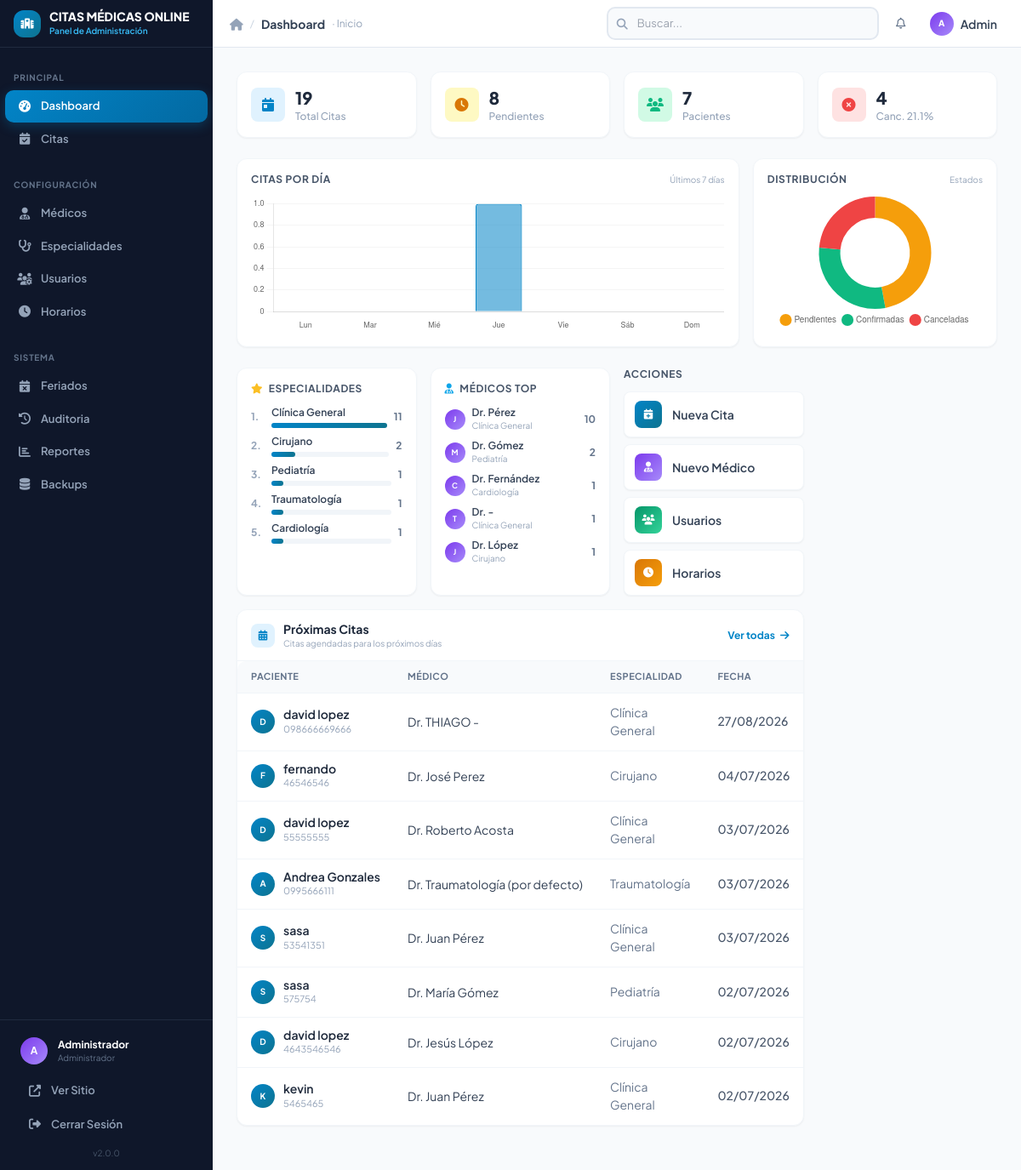
/admin/dashboard (signed in), run on the app's committed database.
### tables this page shows
CREATE TABLE IF NOT EXISTS `citas` (
  `id` int NOT NULL AUTO_INCREMENT,
  `nombre_paciente` varchar(150) NOT NULL,
  `telefono` varchar(30) DEFAULT NULL,
  `email` varchar(150) DEFAULT NULL,
  `motivo` text,
  `token_cancelacion` varchar(64) DEFAULT NULL,
  `notas_medico` text,
  `fecha` date NOT NULL,
  `hora` time NOT NULL,
  `medico_id` int NOT NULL,
  `especialidad_id` int DEFAULT NULL,
  `estado_id` int NOT NULL DEFAULT '1',
  `creado_en` timestamp NOT NULL DEFAULT CURRENT_TIMESTAMP,
  PRIMARY KEY (`id`),
  UNIQUE KEY `token_cancelacion` (`token_cancelacion`),
  KEY `fk_citas_medicos` (`medico_id`),
  KEY `fk_citas_estados` (`estado_id`),
  KEY `fk_citas_especialidades` (`especialidad_id`)
);

CREATE TABLE IF NOT EXISTS `medicos` (
  `id` int NOT NULL AUTO_INCREMENT,
  `nombre` varchar(100) NOT NULL,
  `apellido` varchar(100) NOT NULL,
  `email` varchar(150) DEFAULT NULL,
  `telefono` varchar(30) DEFAULT NULL,
  `especialidad_id` int NOT NULL,
  `matricula` varchar(50) DEFAULT NULL,
  `descripcion` text,
  `disponible` tinyint(1) NOT NULL DEFAULT '1',
  `activo` tinyint(1) NOT NULL DEFAULT '1',
  `usuario_id` int DEFAULT NULL,
  `creado_en` timestamp NOT NULL DEFAULT CURRENT_TIMESTAMP,
  PRIMARY KEY (`id`),
  KEY `fk_medicos_especialidades` (`especialidad_id`),
  KEY `fk_medicos_usuarios` (`usuario_id`)
);

CREATE TABLE IF NOT EXISTS `especialidades` (
  `id` int NOT NULL AUTO_INCREMENT,
  `nombre` varchar(120) NOT NULL,
  `icono` varchar(50) NOT NULL DEFAULT 'fa-stethoscope',
  `descripcion` text,
  `activo` tinyint(1) NOT NULL DEFAULT '1',
  `creado_en` timestamp NOT NULL DEFAULT CURRENT_TIMESTAMP,
  PRIMARY KEY (`id`)
);

### views/admin/dashboard.php (the view, shortened to what the rows shown need)
<?php
require_once __DIR__ . '/../layouts/header_admin.php'; ?>
<div class="grid grid-cols-1 md:grid-cols-4 gap-4 mb-6">
  <div class="md:col-span-3 bg-white rounded-xl border border-slate-100 shadow-sm overflow-hidden fade-up" style="animation-delay:0.05s">
    <div class="flex items-center justify-between px-4 py-3 border-b border-slate-100">
      <div class="flex items-center gap-2.5">
        <div>
          <h2 class="text-sm font-bold text-slate-800">Próximas Citas</h2>
        </div>
      </div>
    </div>
    <div class="overflow-x-auto">
      <table class="w-full data-table resp-table">
        <thead>
          <tr>
            <th>Paciente</th>
            <th>Médico</th>
            <th>Especialidad</th>
            <th>Fecha</th>
          </tr>
        </thead>
        <tbody>
          <?php if (empty($recientes)): ?>
          <tr>
            <td colspan="6" class="text-center py-10">
              <div class="text-slate-300 text-3xl mb-2"><i class="fas fa-calendar-times"></i></div>
              <p class="text-sm font-semibold text-slate-500">Sin citas próximas</p>
              <p class="text-xs text-slate-400 mt-0.5">No hay citas agendadas para los próximos días</p>
            </td>
          </tr>
          <?php else: foreach ($recientes as $c): ?>
          <tr>
            <td data-label="Paciente">
              <div class="flex items-center gap-2.5">
                <div class="w-7 h-7 rounded-full flex items-center justify-center text-white text-[10px] font-bold flex-shrink-0" style="background:linear-gradient(135deg,#0284c7,#0e7490)">
                  <?= strtoupper(substr($c['nombre_paciente'], 0, 1)) ?>
                </div>
                <div class="min-w-0">
                  <p class="font-semibold text-slate-800 text-sm leading-tight truncate"><?= htmlspecialchars($c['nombre_paciente']) ?></p>
                  <p class="text-slate-400 text-[11px]"><?= htmlspecialchars($c['telefono']) ?></p>
                </div>
              </div>
            </td>
            <td data-label="Médico">
              <p class="text-sm text-slate-700 truncate">Dr. <?= htmlspecialchars($c['medico_nombre'] . ' ' . $c['medico_apellido']) ?></p>
            </td>
            <td data-label="Especialidad">
              <span class="text-sm text-slate-500"><?= htmlspecialchars($c['especialidad']) ?></span>
            </td>
            <td data-label="Fecha">
              <span class="text-sm font-medium text-slate-600 whitespace-nowrap"><?= formatearFecha($c['fecha']) ?></span>
            </td>
          </tr>
          <?php endforeach; endif; ?>
        </tbody>
      </table>
    </div>
  </div>
</div>
<script>
document.addEventListener('DOMContentLoaded', function () {
  if (typeof Chart === 'undefined') return;
  var ctx1 = document.getElementById('citasPorDiaChart');
  if (ctx1) {
    new Chart(ctx1, {
      type: 'bar',
      data: {
        labels: ['Lun', 'Mar', 'Mié', 'Jue', 'Vie', 'Sáb', 'Dom'],
        datasets: [{
          label: 'Citas',
          data: [<?= implode(',', $citasPorDia) ?>],
          backgroundColor: 'rgba(2,132,199,.55)',
          borderColor: '#0284c7',
          borderWidth: 1,
          borderRadius: 3,
        }]
      },
      options: {
        responsive: true,
        maintainAspectRatio: false,
        plugins: { legend: { display: false } },
        scales: {
          y: { beginAtZero: true, grid: { color: 'rgba(0,0,0,.04)' }, ticks: { font: { size: 9 } } },
          x: { grid: { display: false }, ticks: { font: { size: 9 } } }
        }
      }
    });
  }
  var ctx2 = document.getElementById('citasPorEspecialidadChart');
  if (ctx2) {
    new Chart(ctx2, {
      type: 'doughnut',
      data: {
        labels: ['Pendientes', 'Confirmadas', 'Canceladas'],
        datasets: [{
          data: [<?= $stats['pendientes'] ?? 0 ?>, <?= $stats['confirmadas'] ?? 0 ?>, <?= $stats['canceladas'] ?? 0 ?>],
          backgroundColor: ['#f59e0b', '#10b981', '#ef4444'],
          borderWidth: 0,
        }]
      },
      options: {
        responsive: true,
        maintainAspectRatio: false,
        cutout: '62%',
        plugins: {
          legend: {
            position: 'bottom',
            labels: { padding: 8, usePointStyle: true, font: { size: 10 } }
          }
        }
      }
    });
  }
});
</script>
<?php require_once __DIR__ . '/../layouts/footer_admin.php'; ?>

### data on the page
citas: nombre_paciente "D", nombre_paciente "david lopez", telefono "098666669666", medico.apellido "THIAGO -", especialidad.nombre "Clínica General", fecha "27/08/2026"
citas: nombre_paciente "F", nombre_paciente "fernando", telefono "46546546", medico.apellido "José Perez", especialidad.nombre "Cirujano", fecha "04/07/2026"
citas: nombre_paciente "D", nombre_paciente "david lopez", telefono "55555555", medico.apellido "Roberto Acosta", especialidad.nombre "Clínica General", fecha "03/07/2026"
citas: nombre_paciente "A", nombre_paciente "Andrea Gonzales", telefono "0995666111", medico.apellido "Traumatología (por defecto)", especialidad.nombre "Traumatología", fecha "03/07/2026"
citas: nombre_paciente "S", nombre_paciente "sasa", telefono "53541351", medico.apellido "Juan Pérez", especialidad.nombre "Clínica General", fecha "03/07/2026"
citas: nombre_paciente "S", nombre_paciente "sasa", telefono "575754", medico.apellido "María Gómez", especialidad.nombre "Pediatría", fecha "02/07/2026"
citas: nombre_paciente "D", nombre_paciente "david lopez", telefono "4643546546", medico.apellido "Jesús López", especialidad.nombre "Cirujano", fecha "02/07/2026"
citas: nombre_paciente "K", nombre_paciente "kevin", telefono "5465465", medico.apellido "Juan Pérez", especialidad.nombre "Clínica General", fecha "02/07/2026"

### other printed values
APP_NAME "CITAS MÉDICAS ONLINE"
$label "Dashboard"
$label "Citas"
$label "Médicos"
$label "Especialidades"
$label "Usuarios"
$label "Horarios"
$label "Feriados"
$label "Auditoria"
$label "Reportes"
$label "Backups"
substr($adminUser['nombre'] ?? 'A', 0, 1) "A"
$adminUser['nombre'] "Administrador"
$currentPage[0] "Dashboard"
$currentPage[2] "Inicio"
